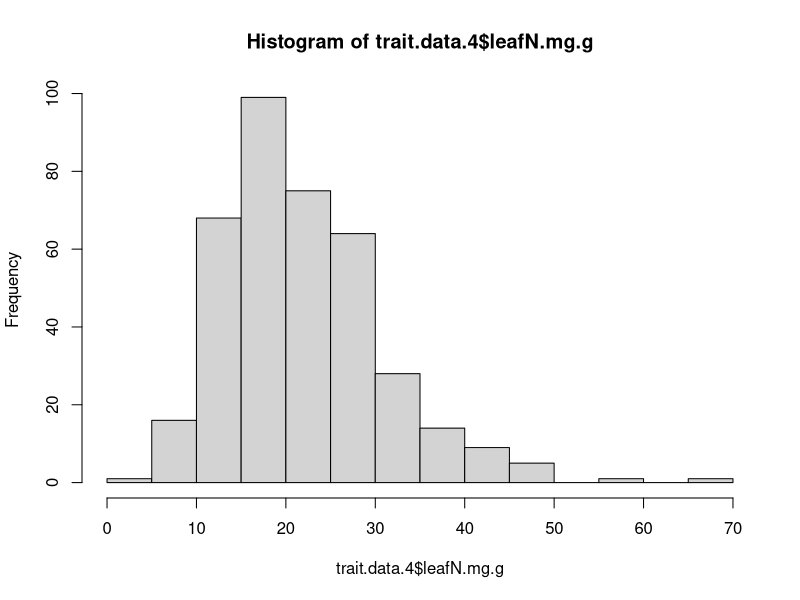
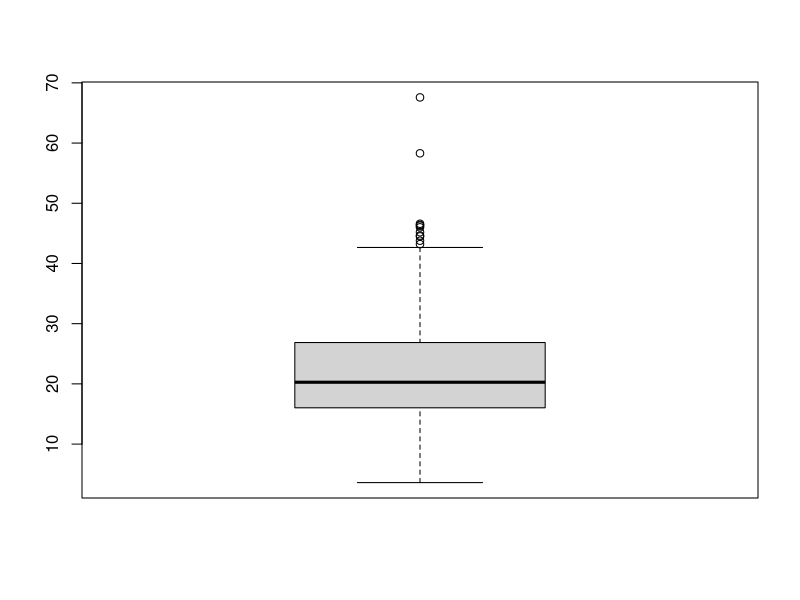
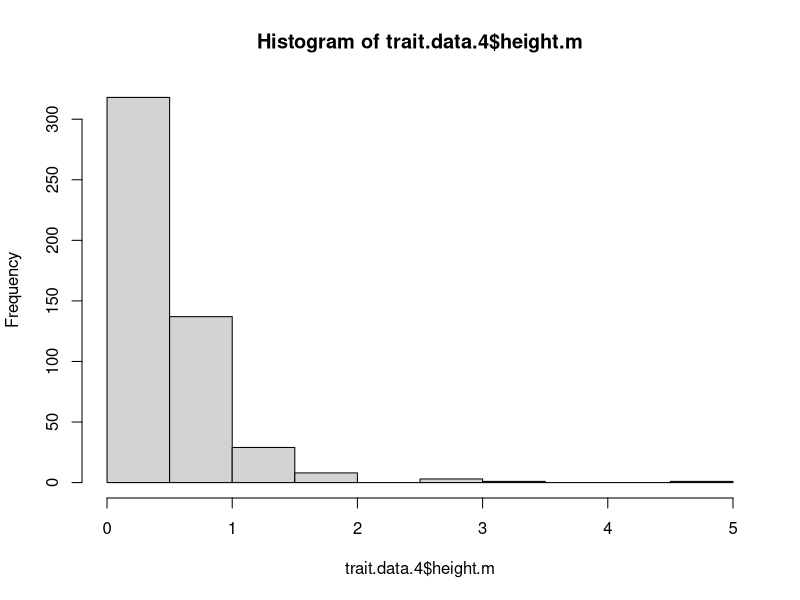
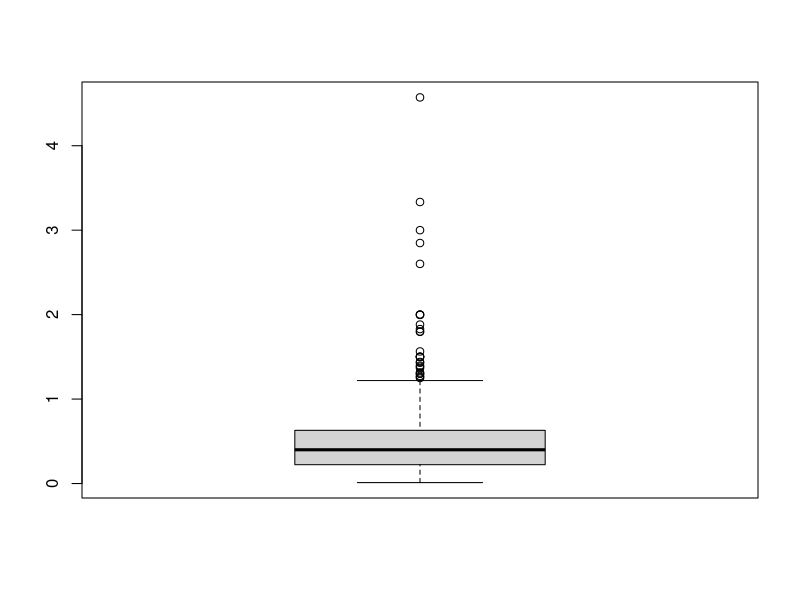
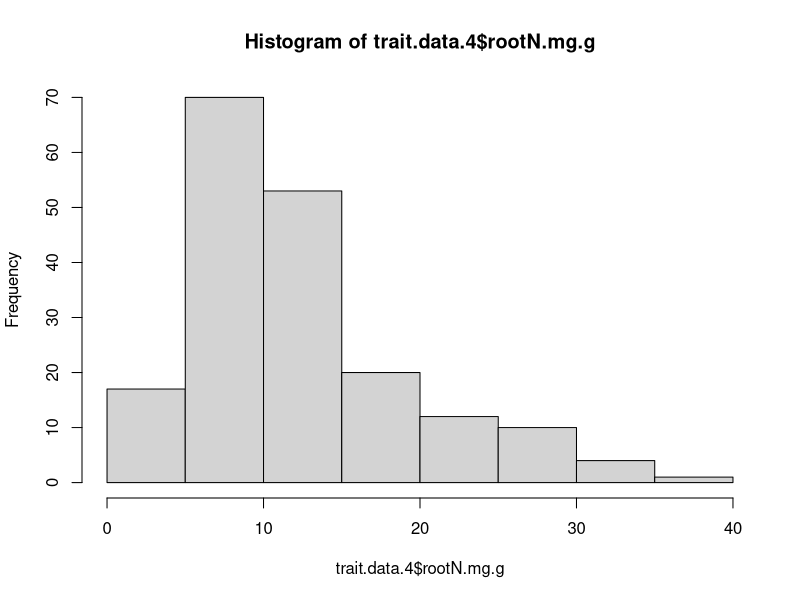
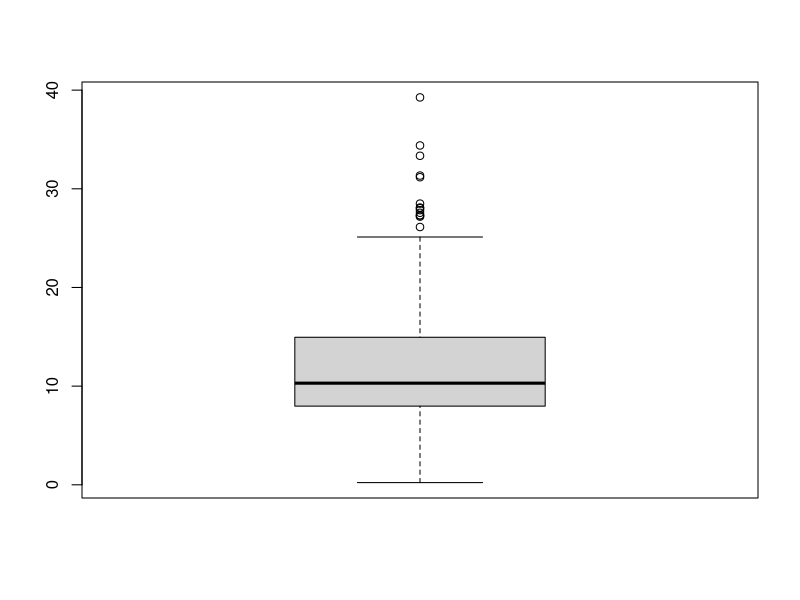
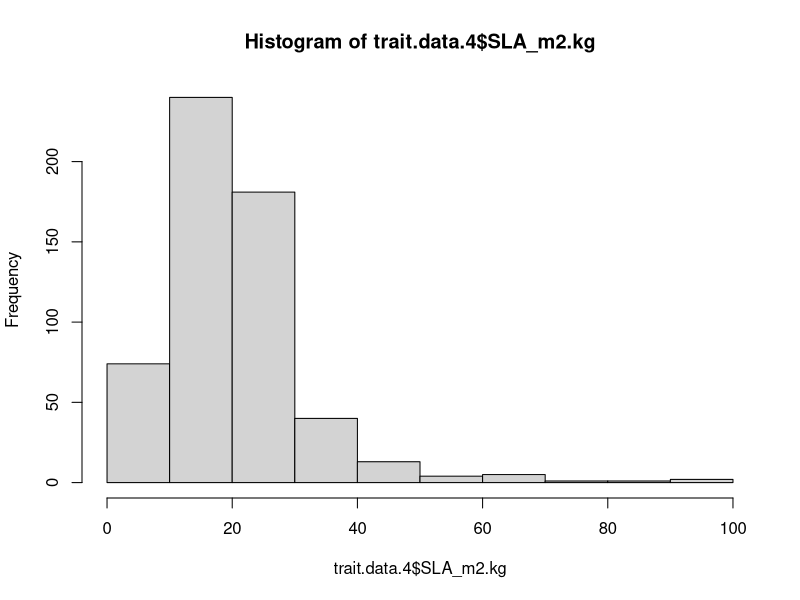
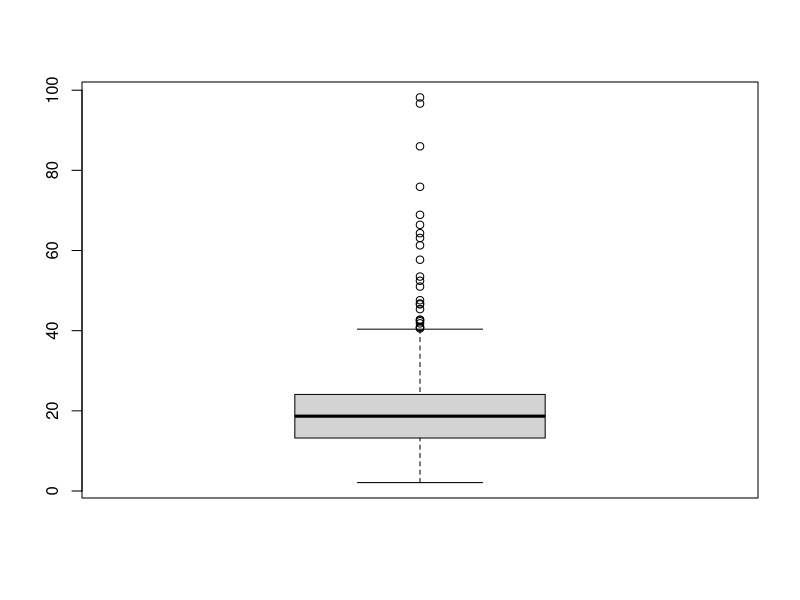

Reproduce these figures in R, in order. (Note: this script raises an error after producing the figures.)
# Script to prep trait data for analyses

library(corrplot)

# read in full data frame 
trait.data = read.csv("./Formatted.Data/trait.species.trt.yr1.final.new.csv")

# subset traits to only those of interest
trait.data.2 = trait.data[,c(1,7,8,10,12,14,15,18,20,27:29)]

# subset out woody species and trees from local_lifeform

trait.data.3 = subset(trait.data.2, !trait.data.2$functional_group == "WOODY")
trait.data.3 = subset(trait.data.3, !trait.data.3$local_lifeform == "TREE")

# subset for species with SLA
trait.data.4 = subset(trait.data.3, trait.data.3$SLA_m2.kg > 0 ) # 561 species

write.csv(trait.data.4, file = "./Formatted.Data/traits.no.woody.SLA.csv")

#### checking for outliers ####
# all outliers removed manually from traits.no.woody.SLA.csv and 
# made new file traits.no.woody.SLA.no.outlier.csv

hist(trait.data.4$leafN.mg.g)
boxplot(trait.data.4$leafN.mg.g)
mean = mean(trait.data.4$leafN.mg.g, na.rm = TRUE)
std = sd(trait.data.4$leafN.mg.g, na.rm = TRUE)
Tmin = mean-(3*std)
Tmax = mean+(3*std)
sort(trait.data.4$leafN.mg.g[which(trait.data.4$leafN.mg.g <Tmin | trait.data.4$leafN.mg.g > Tmax)])
# removed leafN 58.30000, 67.58333
# percent removed 
table(is.na(trait.data.4$leafN.mg.g))
561-180
2/381*100 #0.52%

hist(trait.data.4$height.m)
boxplot(trait.data.4$height.m)
mean = mean(trait.data.4$height.m, na.rm = TRUE)
std = sd(trait.data.4$height.m, na.rm = TRUE)
Tmin = mean-(3*std)
Tmax = mean+(3*std)
sort(trait.data.4$height.m[which(trait.data.4$height.m <Tmin | trait.data.4$height.m > Tmax)])
# removed height 1.996670 - 4.572000
# percent removed 
table(is.na(trait.data.4$height.m))
561-64
8/497*100 #1.61%

hist(trait.data.4$rootN.mg.g)
boxplot(trait.data.4$rootN.mg.g)
mean = mean(trait.data.4$rootN.mg.g, na.rm = TRUE)
std = sd(trait.data.4$rootN.mg.g, na.rm = TRUE)
Tmin = mean-(3*std)
Tmax = mean+(3*std)
sort(trait.data.4$rootN.mg.g[which(trait.data.4$rootN.mg.g <Tmin | trait.data.4$rootN.mg.g > Tmax)])
# remove rootN 33.34667 - 39.26274
# percent removed 
table(is.na(trait.data.4$rootN.mg.g))
561-374
3/187*100 #1.60%

hist(trait.data.4$SLA_m2.kg)
boxplot(trait.data.4$SLA_m2.kg)
mean = mean(trait.data.4$SLA_m2.kg, na.rm = TRUE)
std = sd(trait.data.4$SLA_m2.kg, na.rm = TRUE)
Tmin = mean-(3*std)
Tmax = mean+(3*std)
sort(trait.data.4$SLA_m2.kg[which(trait.data.4$SLA_m2.kg <Tmin | trait.data.4$SLA_m2.kg > Tmax)])
# remove SLA 57.70000 - 98.20000
# percent removed 
table(is.na(trait.data.4$SLA_m2.kg))
10/561*100 #1.78%

hist(trait.data.4$root.depth_m)
boxplot(trait.data.4$root.depth_m)
mean = mean(trait.data.4$root.depth_m, na.rm = TRUE)
std = sd(trait.data.4$root.depth_m, na.rm = TRUE)
Tmin = mean-(3*std)
Tmax = mean+(3*std)
sort(trait.data.4$root.depth_m[which(trait.data.4$root.depth_m <Tmin | trait.data.4$root.depth_m > Tmax)])
# remove depth 2.426850 - 3.300000
# percent removed 
table(is.na(trait.data.4$root.depth_m))
561-238
9/323*100 #2.79%

hist(trait.data.4$RTD.g.cm3)
boxplot(trait.data.4$RTD.g.cm3)
mean = mean(trait.data.4$RTD.g.cm3, na.rm = TRUE)
std = sd(trait.data.4$RTD.g.cm3, na.rm = TRUE)
Tmin = mean-(3*std)
Tmax = mean+(3*std)
sort(trait.data.4$RTD.g.cm3[which(trait.data.4$RTD.g.cm3 <Tmin | trait.data.4$RTD.g.cm3 > Tmax)])
# remove RTD 0.7450000 - 0.9167417
# percent removed 
table(is.na(trait.data.4$RTD.g.cm3))
561-331
3/230*100 #1.30%

hist(trait.data.4$SRL_m.g)
boxplot(trait.data.4$SRL_m.g)
mean = mean(trait.data.4$SRL_m.g, na.rm = TRUE)
std = sd(trait.data.4$SRL_m.g, na.rm = TRUE)
Tmin = mean-(3*std)
Tmax = mean+(3*std)
sort(trait.data.4$SRL_m.g[which(trait.data.4$SRL_m.g <Tmin | trait.data.4$SRL_m.g > Tmax)])
# remove SRL 601.5858 - 929.9185
# percent removed 
table(is.na(trait.data.4$SRL_m.g))
561-280
6/281*100 #2.14%

hist(trait.data.4$rootDiam.mm)
boxplot(trait.data.4$rootDiam.mm)
mean = mean(trait.data.4$rootDiam.mm, na.rm = TRUE)
std = sd(trait.data.4$rootDiam.mm, na.rm = TRUE)
Tmin = mean-(3*std)
Tmax = mean+(3*std)
sort(trait.data.4$rootDiam.mm[which(trait.data.4$rootDiam.mm <Tmin | trait.data.4$rootDiam.mm > Tmax)])
# remove diam 1.330000 - 2.015308
# percent removed 
table(is.na(trait.data.4$rootDiam.mm))
561-271
8/290*100 #2.75%

#### read in new trait data without outliers and cover data ####

trait.data.new = read.csv("./Formatted.Data/traits.no.woody.SLA.no.outlier.csv")
cover.data = read.csv("./Formatted.Data/cover.response.trt.y1.csv")

# number of missing species per trait
table(is.na(trait.data.new$leafN.mg.g)) # 182 missing, 32%
table(is.na(trait.data.new$height.m)) # 72 missing, 13%
table(is.na(trait.data.new$rootN.mg.g)) # 377 missing, 67%
table(is.na(trait.data.new$root.depth_m)) # 247 missing, 44%
table(is.na(trait.data.new$RTD.g.cm3)) # 334 missing, 60%
table(is.na(trait.data.new$SRL_m.g)) # 286 missing, 51%
table(is.na(trait.data.new$rootDiam.mm)) # 279 missing, 50%

# remove individuals where 0 in control or drought

cover.2 = subset(cover.data, cover.data$mean.ctrl.cover > 0)
cover.3 = subset(cover.2, cover.2$mean.drt.cover > 0)
# 682 species with 1008 cover points

# merge trait data and cover data

all.data = merge(cover.3, trait.data.new, by="Taxon") 
# 386 species from 632 data points from 76 sites

# test for correlations among traits
cor.mat.all = cor(all.data[,c(12:19)],use = "pairwise") 
corrplot(cor.mat.all, method="number")

#### data set split by lifespan ####
# need to read out data and fix the lifespan to particular sites since 
# some species have different lifespan at different sites

# write.csv(all.data, file="./Formatted.Data/all.data.response.0.csv")

all.data.ls = read.csv("./Formatted.Data/all.data.response.0.lifespan.csv", row.names = 1)
table(all.data.ls$local_lifespan)
# 490 perennial, 127 annual

annual.data = subset(all.data.ls, all.data.ls$local_lifespan == "ANNUAL") # 127 data points
# 127 data points from 81 species

cor.mat.annual = cor(annual.data[,c(12:19)],use = "pairwise")
corrplot(cor.mat.annual, method="number")

perennial.data = subset(all.data.ls, all.data.ls$local_lifespan == "PERENNIAL") 
# 490 data points of 296 species

cor.mat.perennial = cor(perennial.data[,c(12:19)],use = "pairwise")
corrplot(cor.mat.perennial, method="number")

grass = subset(all.data, all.data$functional_group == "GRASS") 
# 230 data points of 129 species

cor.mat.grass = cor(grass[,c(12:19)],use = "pairwise")
corrplot(cor.mat.grass, method="number")

forb = subset(all.data, all.data$functional_group == "FORB")
# 324 data points of 204 species

cor.mat.forb = cor(forb[,c(12:19)],use = "pairwise")
corrplot(cor.mat.forb, method="number")

#### write out the files ####

#write.csv(all.data, file = "./Formatted.Data/Ctrl.v.drt.yr1.data/all.data.csv")
#write.csv(annual.data, file = "./Formatted.Data/Ctrl.v.drt.yr1.data/annual.data.csv")
#write.csv(forb, file = "./Formatted.Data/Ctrl.v.drt.yr1.data/forb.csv")
#write.csv(grass, file = "./Formatted.Data/Ctrl.v.drt.yr1.data/grass.csv")
#write.csv(perennial.data, file = "./Formatted.Data/Ctrl.v.drt.yr1.data/perennial.data.csv")
